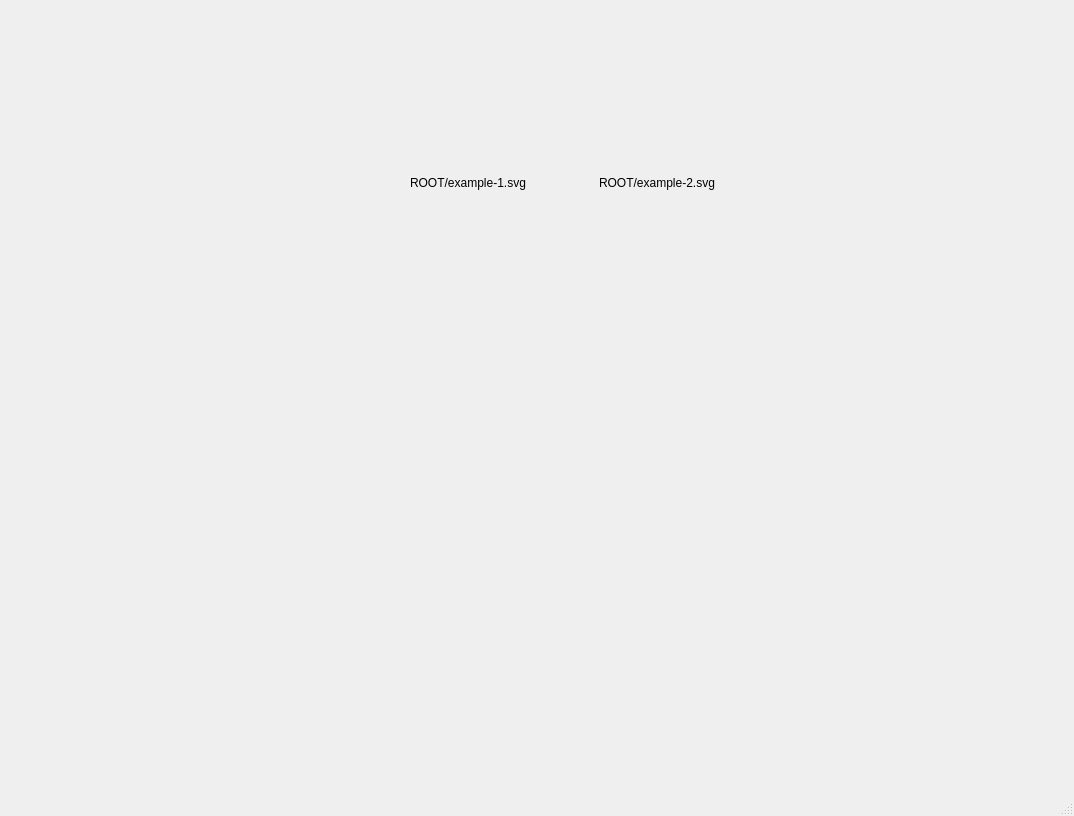
<?xml version="1.0" encoding="UTF-8"?>
<ui version="4.0">
 <class>MainWindow</class>
 <widget class="QMainWindow" name="MainWindow">
  <property name="geometry">
   <rect>
    <x>0</x>
    <y>0</y>
    <width>1074</width>
    <height>816</height>
   </rect>
  </property>
  <property name="windowTitle">
   <string>MainWindow</string>
  </property>
  <widget class="QWidget" name="centralwidget">
   <widget class="QWidget" name="verticalLayoutWidget">
    <property name="geometry">
     <rect>
      <x>20</x>
      <y>10</y>
      <width>301</width>
      <height>731</height>
     </rect>
    </property>
    <layout class="QVBoxLayout" name="verticalLayout"/>
   </widget>
   <widget class="QWidget" name="horizontalLayoutWidget">
    <property name="geometry">
     <rect>
      <x>410</x>
      <y>90</y>
      <width>371</width>
      <height>121</height>
     </rect>
    </property>
    <layout class="QHBoxLayout" name="horizontalLayout_2">
     <item>
      <layout class="QVBoxLayout" name="verticalLayout_2">
       <item>
        <widget class="QLabel" name="label">
         <property name="text">
          <string/>
         </property>
         <property name="pixmap">
          <pixmap>../icons/example-1.svg</pixmap>
         </property>
        </widget>
       </item>
       <item>
        <widget class="QLabel" name="label_3">
         <property name="text">
          <string>ROOT/example-1.svg</string>
         </property>
        </widget>
       </item>
      </layout>
     </item>
     <item>
      <layout class="QVBoxLayout" name="verticalLayout_3">
       <item>
        <widget class="QLabel" name="label_2">
         <property name="text">
          <string/>
         </property>
         <property name="pixmap">
          <pixmap>../icons/example-2.svg</pixmap>
         </property>
        </widget>
       </item>
       <item>
        <widget class="QLabel" name="label_5">
         <property name="text">
          <string>ROOT/example-2.svg</string>
         </property>
        </widget>
       </item>
      </layout>
     </item>
    </layout>
   </widget>
  </widget>
  <widget class="QMenuBar" name="menubar">
   <property name="geometry">
    <rect>
     <x>0</x>
     <y>0</y>
     <width>1074</width>
     <height>30</height>
    </rect>
   </property>
  </widget>
  <widget class="QStatusBar" name="statusbar"/>
 </widget>
 <resources/>
 <connections/>
</ui>
